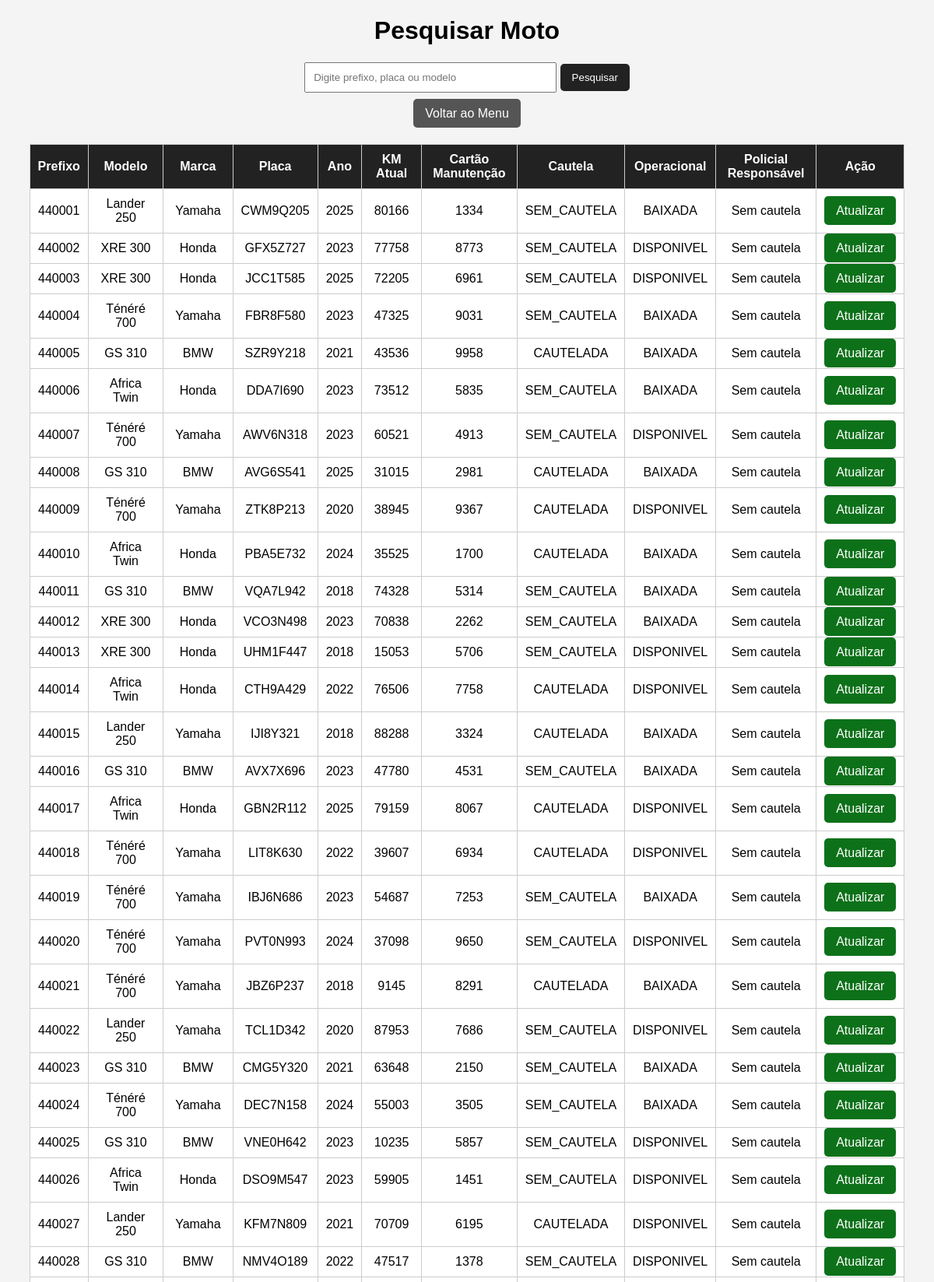
The page /projeto_cadastro_viatura_php/php/pesquisar_viatura.php (upper part) on the database its author committed.
### tables this page shows
CREATE TABLE IF NOT EXISTS viaturas (
    id_vtr INT AUTO_INCREMENT PRIMARY KEY,
    prefixo_vtr VARCHAR(10) NOT NULL UNIQUE,
    modelo_vtr VARCHAR(50) NOT NULL,
    marca_vtr VARCHAR(50),
    placa_vtr VARCHAR(8) NOT NULL UNIQUE,
    ano_modelo YEAR,
    km_atual INT DEFAULT 0,
    cartao_manutencao VARCHAR(16),

    situacao_cautela VARCHAR(20) DEFAULT 'SEM_CAUTELA',
    situacao_operacional VARCHAR(20) DEFAULT 'DISPONIVEL',

    observacao TEXT
);

### projeto_cadastro_viatura_php/php/pesquisar_viatura.php (the view, shortened to what this page needs)
<?php
$conn = new mysqli("localhost", "root", "", "cadastro_viatura_rotam");
$busca = "";
$sql = "SELECT
            viaturas.id_vtr,
            viaturas.prefixo_vtr,
            viaturas.modelo_vtr,
            viaturas.marca_vtr,
            viaturas.placa_vtr,
            viaturas.ano_modelo,
            viaturas.km_atual,
            viaturas.cartao_manutencao,
            viaturas.situacao_cautela,
            viaturas.situacao_operacional,
            policiais.posto_graduacao_pol,
            policiais.nome_guerra_pol
        FROM viaturas
        LEFT JOIN cautela_vtr
            ON viaturas.id_vtr = cautela_vtr.id_vtr
            AND cautela_vtr.data_devolucao IS NULL
        LEFT JOIN policiais
            ON cautela_vtr.id_pol = policiais.id_pol
        WHERE
            viaturas.prefixo_vtr LIKE '%$busca%' OR
            viaturas.placa_vtr LIKE '%$busca%' OR
            viaturas.modelo_vtr LIKE '%$busca%'
        ORDER BY viaturas.prefixo_vtr";
$resultado = $conn->query($sql);
?>
<!DOCTYPE html>
<html lang="pt-br">
<head>
</head>
<body>
    <h1>Pesquisar Moto</h1>
    <form method="GET">
        <input type="text" name="busca" placeholder="Digite prefixo, placa ou modelo" value="<?php echo $busca; ?>">
        <button type="submit">Pesquisar</button>
    </form>
    <br>
    <a class="voltar" href="menu.php">Voltar ao Menu</a>
    <table>
        <tr>
            <th>Prefixo</th>
            <th>Modelo</th>
            <th>Marca</th>
            <th>Placa</th>
            <th>Ano</th>
            <th>KM Atual</th>
            <th>Cartão Manutenção</th>
            <th>Cautela</th>
            <th>Operacional</th>
            <th>Policial Responsável</th>
            <th>Ação</th>
        </tr>
        <?php while ($linha = $resultado->fetch_assoc()) { ?>
            <tr>
                <td><?php echo $linha['prefixo_vtr']; ?></td>
                <td><?php echo $linha['modelo_vtr']; ?></td>
                <td><?php echo $linha['marca_vtr']; ?></td>
                <td><?php echo $linha['placa_vtr']; ?></td>
                <td><?php echo $linha['ano_modelo']; ?></td>
                <td><?php echo $linha['km_atual']; ?></td>
                <td><?php echo $linha['cartao_manutencao']; ?></td>
                <td><?php echo $linha['situacao_cautela']; ?></td>
                <td><?php echo $linha['situacao_operacional']; ?></td>
                <td>
                    <?php
                    if ($linha['nome_guerra_pol']) {
                        echo $linha['posto_graduacao_pol'] . " " . $linha['nome_guerra_pol'];
                    } else {
                        echo "Sem cautela";
                    }
                    ?>
                </td>
                <td>
                    <a class="atualizar" href="atualizar_viatura.php?id=<?php echo $linha['id_vtr']; ?>">
                        Atualizar
                    </a>
                </td>
            </tr>
        <?php } ?>
    </table>
</body>
</html>

### projeto_cadastro_viatura_php/php/pesquisar_viatura.php (style rules this page uses)
body { font-family: Arial, sans-serif; background-color: #f4f4f4; text-align: center; }
table { width: 95%; margin: 30px auto; border-collapse: collapse; background-color: white; }
th, td { border: 1px solid #ccc; padding: 10px; }
th { background-color: #222; color: white; }
input { padding: 10px; width: 300px; }
button, a { padding: 10px 15px; background-color: #222; color: white; text-decoration: none; border: none; border-radius: 5px; cursor: pointer; }
.atualizar { background-color: #0d711a; }
.voltar { background-color: #555; }

### rows shown on the page
viaturas: prefixo_vtr "440001", modelo_vtr "Lander 250", marca_vtr "Yamaha", placa_vtr "CWM9Q205", ano_modelo "2025", km_atual "80166", cartao_manutencao "1334", situacao_cautela "SEM_CAUTELA", situacao_operacional "BAIXADA", shows "Sem cautela"
viaturas: prefixo_vtr "440002", modelo_vtr "XRE 300", marca_vtr "Honda", placa_vtr "GFX5Z727", ano_modelo "2023", km_atual "77758", cartao_manutencao "8773", situacao_cautela "SEM_CAUTELA", situacao_operacional "DISPONIVEL", shows "Sem cautela"
viaturas: prefixo_vtr "440003", modelo_vtr "XRE 300", marca_vtr "Honda", placa_vtr "JCC1T585", ano_modelo "2025", km_atual "72205", cartao_manutencao "6961", situacao_cautela "SEM_CAUTELA", situacao_operacional "DISPONIVEL", shows "Sem cautela"
viaturas: prefixo_vtr "440004", modelo_vtr "Ténéré 700", marca_vtr "Yamaha", placa_vtr "FBR8F580", ano_modelo "2023", km_atual "47325", cartao_manutencao "9031", situacao_cautela "SEM_CAUTELA", situacao_operacional "BAIXADA", shows "Sem cautela"
viaturas: prefixo_vtr "440005", modelo_vtr "GS 310", marca_vtr "BMW", placa_vtr "SZR9Y218", ano_modelo "2021", km_atual "43536", cartao_manutencao "9958", situacao_cautela "CAUTELADA", situacao_operacional "BAIXADA", shows "Sem cautela"
viaturas: prefixo_vtr "440006", modelo_vtr "Africa Twin", marca_vtr "Honda", placa_vtr "DDA7I690", ano_modelo "2023", km_atual "73512", cartao_manutencao "5835", situacao_cautela "SEM_CAUTELA", situacao_operacional "BAIXADA", shows "Sem cautela"
viaturas: prefixo_vtr "440007", modelo_vtr "Ténéré 700", marca_vtr "Yamaha", placa_vtr "AWV6N318", ano_modelo "2023", km_atual "60521", cartao_manutencao "4913", situacao_cautela "SEM_CAUTELA", situacao_operacional "DISPONIVEL", shows "Sem cautela"
viaturas: prefixo_vtr "440008", modelo_vtr "GS 310", marca_vtr "BMW", placa_vtr "AVG6S541", ano_modelo "2025", km_atual "31015", cartao_manutencao "2981", situacao_cautela "CAUTELADA", situacao_operacional "BAIXADA", shows "Sem cautela"
viaturas: prefixo_vtr "440009", modelo_vtr "Ténéré 700", marca_vtr "Yamaha", placa_vtr "ZTK8P213", ano_modelo "2020", km_atual "38945", cartao_manutencao "9367", situacao_cautela "CAUTELADA", situacao_operacional "DISPONIVEL", shows "Sem cautela"
viaturas: prefixo_vtr "440010", modelo_vtr "Africa Twin", marca_vtr "Honda", placa_vtr "PBA5E732", ano_modelo "2024", km_atual "35525", cartao_manutencao "1700", situacao_cautela "CAUTELADA", situacao_operacional "BAIXADA", shows "Sem cautela"
viaturas: prefixo_vtr "440011", modelo_vtr "GS 310", marca_vtr "BMW", placa_vtr "VQA7L942", ano_modelo "2018", km_atual "74328", cartao_manutencao "5314", situacao_cautela "SEM_CAUTELA", situacao_operacional "BAIXADA", shows "Sem cautela"
viaturas: prefixo_vtr "440012", modelo_vtr "XRE 300", marca_vtr "Honda", placa_vtr "VCO3N498", ano_modelo "2023", km_atual "70838", cartao_manutencao "2262", situacao_cautela "SEM_CAUTELA", situacao_operacional "BAIXADA", shows "Sem cautela"
viaturas: prefixo_vtr "440013", modelo_vtr "XRE 300", marca_vtr "Honda", placa_vtr "UHM1F447", ano_modelo "2018", km_atual "15053", cartao_manutencao "5706", situacao_cautela "SEM_CAUTELA", situacao_operacional "DISPONIVEL", shows "Sem cautela"
viaturas: prefixo_vtr "440014", modelo_vtr "Africa Twin", marca_vtr "Honda", placa_vtr "CTH9A429", ano_modelo "2022", km_atual "76506", cartao_manutencao "7758", situacao_cautela "CAUTELADA", situacao_operacional "DISPONIVEL", shows "Sem cautela"
viaturas: prefixo_vtr "440015", modelo_vtr "Lander 250", marca_vtr "Yamaha", placa_vtr "IJI8Y321", ano_modelo "2018", km_atual "88288", cartao_manutencao "3324", situacao_cautela "CAUTELADA", situacao_operacional "BAIXADA", shows "Sem cautela"
viaturas: prefixo_vtr "440016", modelo_vtr "GS 310", marca_vtr "BMW", placa_vtr "AVX7X696", ano_modelo "2023", km_atual "47780", cartao_manutencao "4531", situacao_cautela "SEM_CAUTELA", situacao_operacional "BAIXADA", shows "Sem cautela"
viaturas: prefixo_vtr "440017", modelo_vtr "Africa Twin", marca_vtr "Honda", placa_vtr "GBN2R112", ano_modelo "2025", km_atual "79159", cartao_manutencao "8067", situacao_cautela "CAUTELADA", situacao_operacional "DISPONIVEL", shows "Sem cautela"
viaturas: prefixo_vtr "440018", modelo_vtr "Ténéré 700", marca_vtr "Yamaha", placa_vtr "LIT8K630", ano_modelo "2022", km_atual "39607", cartao_manutencao "6934", situacao_cautela "CAUTELADA", situacao_operacional "DISPONIVEL", shows "Sem cautela"
viaturas: prefixo_vtr "440019", modelo_vtr "Ténéré 700", marca_vtr "Yamaha", placa_vtr "IBJ6N686", ano_modelo "2023", km_atual "54687", cartao_manutencao "7253", situacao_cautela "SEM_CAUTELA", situacao_operacional "BAIXADA", shows "Sem cautela"
viaturas: prefixo_vtr "440020", modelo_vtr "Ténéré 700", marca_vtr "Yamaha", placa_vtr "PVT0N993", ano_modelo "2024", km_atual "37098", cartao_manutencao "9650", situacao_cautela "SEM_CAUTELA", situacao_operacional "DISPONIVEL", shows "Sem cautela"
viaturas: prefixo_vtr "440021", modelo_vtr "Ténéré 700", marca_vtr "Yamaha", placa_vtr "JBZ6P237", ano_modelo "2018", km_atual "9145", cartao_manutencao "8291", situacao_cautela "CAUTELADA", situacao_operacional "BAIXADA", shows "Sem cautela"
viaturas: prefixo_vtr "440022", modelo_vtr "Lander 250", marca_vtr "Yamaha", placa_vtr "TCL1D342", ano_modelo "2020", km_atual "87953", cartao_manutencao "7686", situacao_cautela "SEM_CAUTELA", situacao_operacional "DISPONIVEL", shows "Sem cautela"
viaturas: prefixo_vtr "440023", modelo_vtr "GS 310", marca_vtr "BMW", placa_vtr "CMG5Y320", ano_modelo "2021", km_atual "63648", cartao_manutencao "2150", situacao_cautela "SEM_CAUTELA", situacao_operacional "BAIXADA", shows "Sem cautela"
viaturas: prefixo_vtr "440024", modelo_vtr "Ténéré 700", marca_vtr "Yamaha", placa_vtr "DEC7N158", ano_modelo "2024", km_atual "55003", cartao_manutencao "3505", situacao_cautela "SEM_CAUTELA", situacao_operacional "BAIXADA", shows "Sem cautela"
viaturas: prefixo_vtr "440025", modelo_vtr "GS 310", marca_vtr "BMW", placa_vtr "VNE0H642", ano_modelo "2023", km_atual "10235", cartao_manutencao "5857", situacao_cautela "SEM_CAUTELA", situacao_operacional "DISPONIVEL", shows "Sem cautela"
viaturas: prefixo_vtr "440026", modelo_vtr "Africa Twin", marca_vtr "Honda", placa_vtr "DSO9M547", ano_modelo "2023", km_atual "59905", cartao_manutencao "1451", situacao_cautela "SEM_CAUTELA", situacao_operacional "DISPONIVEL", shows "Sem cautela"
viaturas: prefixo_vtr "440027", modelo_vtr "Lander 250", marca_vtr "Yamaha", placa_vtr "KFM7N809", ano_modelo "2021", km_atual "70709", cartao_manutencao "6195", situacao_cautela "CAUTELADA", situacao_operacional "DISPONIVEL", shows "Sem cautela"
viaturas: prefixo_vtr "440028", modelo_vtr "GS 310", marca_vtr "BMW", placa_vtr "NMV4O189", ano_modelo "2022", km_atual "47517", cartao_manutencao "1378", situacao_cautela "SEM_CAUTELA", situacao_operacional "DISPONIVEL", shows "Sem cautela"
